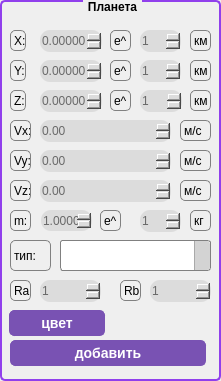
   <widget class="QGroupBox" name="groupBox_3">
    <property name="geometry">
     <rect>
      <x>10</x>
      <y>250</y>
      <width>221</width>
      <height>381</height>
     </rect>
    </property>
    <property name="font">
     <font>
      <bold>true</bold>
     </font>
    </property>
    <property name="styleSheet">
     <string notr="true">QGroupBox {
     background-color: qlineargradient(x1: 0, y1: 0, x2: 0, y2: 1,
                                       stop: 0 #E0E0E0, stop: 1 #FFFFFF);
     border: 2px solid rgb(144, 63, 236);
     border-radius: 5px;
     margin-top: 0ex; /* оставляем пространство вверху для заголовка */
 }

 QGroupBox::title {
     subcontrol-origin: margin;
     subcontrol-position: top center; /* помещаем вверху по центру */
     padding: 0 3px;
     background-color: qlineargradient(x1: 0, y1: 0, x2: 0, y2: 1,
                                       stop: 0 #FFOECE, stop: 1 #FFFFFF);
 }

/* QComboBox получает состояние &quot;on&quot; когда выпадающий список раскрыт */
 QComboBox:!editable:on, QComboBox::drop-down:editable:on {
     background-color: qlineargradient(x1: 0, y1: 0, x2: 0, y2: 1,
                                       stop: 0 #E0E0E0, stop: 1 #FFFFFF);
 }

 QComboBox:on { /* сдвиг текста когда выпадающий список раскрывается */
     padding-top: 3px;
     padding-left: 4px;
	background-color: qlineargradient(x1: 0, y1: 0, x2: 0, y2: 1,
                                       stop: 0 #E0E0E0, stop: 1 #FFFFFF);
 }

 QComboBox::drop-down {
     subcontrol-origin: padding;
     subcontrol-position: top right;
     width: 15px;

     border-left-width: 1px;
     border-left-color: darkgray;
     border-left-style: solid; /* только одна линия */
     border-top-right-radius: 3px; /* тот же радиус закругления что и у QComboBox */
     border-bottom-right-radius: 3px;
	background-color: qlineargradient(x1: 0, y1: 0, x2: 0, y2: 1,
                                       stop: 0 #E0E0E0, stop: 1 #FFFFFF);
 }</string>
    </property>
    <property name="title">
     <string>Планета</string>
    </property>
    <widget class="QLabel" name="label_6">
     <property name="geometry">
      <rect>
       <x>10</x>
       <y>30</y>
       <width>16</width>
       <height>21</height>
      </rect>
     </property>
     <property name="styleSheet">
      <string notr="true">QLabel {
     background-color: qlineargradient(x1: 0, y1: 0, x2: 0, y2: 1,
                                       stop: 0 #E0E0E0, stop: 1 #FFFFFF);
     border: 1px solid gray;
     border-radius: 5px;
     margin-top: 0ex; /* оставляем пространство вверху для заголовка */
 }</string>
     </property>
     <property name="text">
      <string>X:</string>
     </property>
    </widget>
    <widget class="QDoubleSpinBox" name="X_m">
     <property name="geometry">
      <rect>
       <x>40</x>
       <y>30</y>
       <width>62</width>
       <height>22</height>
      </rect>
     </property>
     <property name="styleSheet">
      <string notr="true">QDoubleSpinBox {
                              display: inline-block;
                              font-size: 12px;
                              cursor: pointer;
                              text-align: center;
                              text-decoration: none;
                              outline: none;
                              color: #696969;
                              background-color: #DCDCDC;
                              border: none;
                              border-radius: 10px;
                              box-shadow: 0 9px #999;
}</string>
     </property>
     <property name="decimals">
      <number>5</number>
     </property>
     <property name="minimum">
      <double>-99.000000000000000</double>
     </property>
    </widget>
    <widget class="QLabel" name="label_7">
     <property name="geometry">
      <rect>
       <x>110</x>
       <y>30</y>
       <width>21</width>
       <height>21</height>
      </rect>
     </property>
     <property name="styleSheet">
      <string notr="true">QLabel {
     background-color: qlineargradient(x1: 0, y1: 0, x2: 0, y2: 1,
                                       stop: 0 #E0E0E0, stop: 1 #FFFFFF);
     border: 1px solid gray;
     border-radius: 5px;
     margin-top: 0ex; /* оставляем пространство вверху для заголовка */
 }</string>
     </property>
     <property name="text">
      <string>e^</string>
     </property>
    </widget>
    <widget class="QSpinBox" name="X_m_E">
     <property name="geometry">
      <rect>
       <x>140</x>
       <y>30</y>
       <width>41</width>
       <height>22</height>
      </rect>
     </property>
     <property name="styleSheet">
      <string notr="true">QSpinBox {
                              display: inline-block;
                              font-size: 12px;
                              cursor: pointer;
                              text-align: center;
                              text-decoration: none;
                              outline: none;
                              color: #696969;
                              background-color: #DCDCDC;
                              border: none;
                              border-radius: 10px;
                              box-shadow: 0 9px #999;
}</string>
     </property>
     <property name="minimum">
      <number>1</number>
     </property>
    </widget>
    <widget class="QLabel" name="label_8">
     <property name="geometry">
      <rect>
       <x>190</x>
       <y>30</y>
       <width>21</width>
       <height>21</height>
      </rect>
     </property>
     <property name="styleSheet">
      <string notr="true">QLabel {
     background-color: qlineargradient(x1: 0, y1: 0, x2: 0, y2: 1,
                                       stop: 0 #E0E0E0, stop: 1 #FFFFFF);
     border: 1px solid gray;
     border-radius: 5px;
     margin-top: 0ex; /* оставляем пространство вверху для заголовка */
 }</string>
     </property>
     <property name="text">
      <string>км</string>
     </property>
    </widget>
    <widget class="QLabel" name="label_9">
     <property name="geometry">
      <rect>
       <x>10</x>
       <y>60</y>
       <width>16</width>
       <height>21</height>
      </rect>
     </property>
     <property name="styleSheet">
      <string notr="true">QLabel {
     background-color: qlineargradient(x1: 0, y1: 0, x2: 0, y2: 1,
                                       stop: 0 #E0E0E0, stop: 1 #FFFFFF);
     border: 1px solid gray;
     border-radius: 5px;
     margin-top: 0ex; /* оставляем пространство вверху для заголовка */
 }</string>
     </property>
     <property name="text">
      <string>Y:</string>
     </property>
    </widget>
    <widget class="QDoubleSpinBox" name="y_m">
     <property name="geometry">
      <rect>
       <x>40</x>
       <y>60</y>
       <width>62</width>
       <height>22</height>
      </rect>
     </property>
     <property name="styleSheet">
      <string notr="true">QDoubleSpinBox {
                              display: inline-block;
                              font-size: 12px;
                              cursor: pointer;
                              text-align: center;
                              text-decoration: none;
                              outline: none;
                              color: #696969;
                              background-color: #DCDCDC;
                              border: none;
                              border-radius: 10px;
                              box-shadow: 0 9px #999;
}</string>
     </property>
     <property name="decimals">
      <number>5</number>
     </property>
     <property name="minimum">
      <double>-99.000000000000000</double>
     </property>
    </widget>
    <widget class="QLabel" name="label_10">
     <property name="geometry">
      <rect>
       <x>110</x>
       <y>60</y>
       <width>21</width>
       <height>21</height>
      </rect>
     </property>
     <property name="styleSheet">
      <string notr="true">QLabel {
     background-color: qlineargradient(x1: 0, y1: 0, x2: 0, y2: 1,
                                       stop: 0 #E0E0E0, stop: 1 #FFFFFF);
     border: 1px solid gray;
     border-radius: 5px;
     margin-top: 0ex; /* оставляем пространство вверху для заголовка */
 }</string>
     </property>
     <property name="text">
      <string>e^</string>
     </property>
    </widget>
    <widget class="QSpinBox" name="y_m_e">
     <property name="geometry">
      <rect>
       <x>140</x>
       <y>60</y>
       <width>41</width>
       <height>22</height>
      </rect>
     </property>
     <property name="styleSheet">
      <string notr="true">QSpinBox {
                              display: inline-block;
                              font-size: 12px;
                              cursor: pointer;
                              text-align: center;
                              text-decoration: none;
                              outline: none;
                              color: #696969;
                              background-color: #DCDCDC;
                              border: none;
                              border-radius: 10px;
                              box-shadow: 0 9px #999;
}</string>
     </property>
     <property name="minimum">
      <number>1</number>
     </property>
    </widget>
    <widget class="QLabel" name="label_11">
     <property name="geometry">
      <rect>
       <x>190</x>
       <y>60</y>
       <width>21</width>
       <height>21</height>
      </rect>
     </property>
     <property name="styleSheet">
      <string notr="true">QLabel {
     background-color: qlineargradient(x1: 0, y1: 0, x2: 0, y2: 1,
                                       stop: 0 #E0E0E0, stop: 1 #FFFFFF);
     border: 1px solid gray;
     border-radius: 5px;
     margin-top: 0ex; /* оставляем пространство вверху для заголовка */
 }</string>
     </property>
     <property name="text">
      <string>км</string>
     </property>
    </widget>
    <widget class="QLabel" name="label_12">
     <property name="geometry">
      <rect>
       <x>10</x>
       <y>90</y>
       <width>16</width>
       <height>21</height>
      </rect>
     </property>
     <property name="styleSheet">
      <string notr="true">QLabel {
     background-color: qlineargradient(x1: 0, y1: 0, x2: 0, y2: 1,
                                       stop: 0 #E0E0E0, stop: 1 #FFFFFF);
     border: 1px solid gray;
     border-radius: 5px;
     margin-top: 0ex; /* оставляем пространство вверху для заголовка */
 }</string>
     </property>
     <property name="text">
      <string>Z:</string>
     </property>
    </widget>
    <widget class="QDoubleSpinBox" name="z_m">
     <property name="geometry">
      <rect>
       <x>40</x>
       <y>90</y>
       <width>62</width>
       <height>22</height>
      </rect>
     </property>
     <property name="styleSheet">
      <string notr="true">QDoubleSpinBox {
                              display: inline-block;
                              font-size: 12px;
                              cursor: pointer;
                              text-align: center;
                              text-decoration: none;
                              outline: none;
                              color: #696969;
                              background-color: #DCDCDC;
                              border: none;
                              border-radius: 10px;
                              box-shadow: 0 9px #999;
}</string>
     </property>
     <property name="decimals">
      <number>5</number>
     </property>
     <property name="minimum">
      <double>-99.000000000000000</double>
     </property>
    </widget>
    <widget class="QLabel" name="label_13">
     <property name="geometry">
      <rect>
       <x>110</x>
       <y>90</y>
       <width>21</width>
       <height>21</height>
      </rect>
     </property>
     <property name="styleSheet">
      <string notr="true">QLabel {
     background-color: qlineargradient(x1: 0, y1: 0, x2: 0, y2: 1,
                                       stop: 0 #E0E0E0, stop: 1 #FFFFFF);
     border: 1px solid gray;
     border-radius: 5px;
     margin-top: 0ex; /* оставляем пространство вверху для заголовка */
 }</string>
     </property>
     <property name="text">
      <string>e^</string>
     </property>
    </widget>
    <widget class="QSpinBox" name="z_m_e">
     <property name="geometry">
      <rect>
       <x>140</x>
       <y>90</y>
       <width>42</width>
       <height>22</height>
      </rect>
     </property>
     <property name="styleSheet">
      <string notr="true">QSpinBox {
                              display: inline-block;
                              font-size: 12px;
                              cursor: pointer;
                              text-align: center;
                              text-decoration: none;
                              outline: none;
                              color: #696969;
                              background-color: #DCDCDC;
                              border: none;
                              border-radius: 10px;
                              box-shadow: 0 9px #999;
}</string>
     </property>
     <property name="minimum">
      <number>1</number>
     </property>
    </widget>
    <widget class="QLabel" name="label_14">
     <property name="geometry">
      <rect>
       <x>190</x>
       <y>90</y>
       <width>21</width>
       <height>21</height>
      </rect>
     </property>
     <property name="styleSheet">
      <string notr="true">QLabel {
     background-color: qlineargradient(x1: 0, y1: 0, x2: 0, y2: 1,
                                       stop: 0 #E0E0E0, stop: 1 #FFFFFF);
     border: 1px solid gray;
     border-radius: 5px;
     margin-top: 0ex; /* оставляем пространство вверху для заголовка */
 }</string>
     </property>
     <property name="text">
      <string>км</string>
     </property>
    </widget>
    <widget class="QLabel" name="label_15">
     <property name="geometry">
      <rect>
       <x>10</x>
       <y>120</y>
       <width>21</width>
       <height>21</height>
      </rect>
     </property>
     <property name="styleSheet">
      <string notr="true">QLabel {
     background-color: qlineargradient(x1: 0, y1: 0, x2: 0, y2: 1,
                                       stop: 0 #E0E0E0, stop: 1 #FFFFFF);
     border: 1px solid gray;
     border-radius: 5px;
     margin-top: 0ex; /* оставляем пространство вверху для заголовка */
 }</string>
     </property>
     <property name="text">
      <string>Vx:</string>
     </property>
    </widget>
    <widget class="QDoubleSpinBox" name="Vx">
     <property name="geometry">
      <rect>
       <x>40</x>
       <y>120</y>
       <width>131</width>
       <height>22</height>
      </rect>
     </property>
     <property name="styleSheet">
      <string notr="true">QDoubleSpinBox {
                              display: inline-block;
                              font-size: 12px;
                              cursor: pointer;
                              text-align: center;
                              text-decoration: none;
                              outline: none;
                              color: #696969;
                              background-color: #DCDCDC;
                              border: none;
                              border-radius: 10px;
                              box-shadow: 0 9px #999;
}</string>
     </property>
     <property name="maximum">
      <double>1000000.989999999990687</double>
     </property>
    </widget>
    <widget class="QLabel" name="label_16">
     <property name="geometry">
      <rect>
       <x>10</x>
       <y>150</y>
       <width>21</width>
       <height>21</height>
      </rect>
     </property>
     <property name="styleSheet">
      <string notr="true">QLabel {
     background-color: qlineargradient(x1: 0, y1: 0, x2: 0, y2: 1,
                                       stop: 0 #E0E0E0, stop: 1 #FFFFFF);
     border: 1px solid gray;
     border-radius: 5px;
     margin-top: 0ex; /* оставляем пространство вверху для заголовка */
 }</string>
     </property>
     <property name="text">
      <string>Vy:</string>
     </property>
    </widget>
    <widget class="QDoubleSpinBox" name="Vy">
     <property name="geometry">
      <rect>
       <x>40</x>
       <y>150</y>
       <width>131</width>
       <height>22</height>
      </rect>
     </property>
     <property name="styleSheet">
      <string notr="true">QDoubleSpinBox {
                              display: inline-block;
                              font-size: 12px;
                              cursor: pointer;
                              text-align: center;
                              text-decoration: none;
                              outline: none;
                              color: #696969;
                              background-color: #DCDCDC;
                              border: none;
                              border-radius: 10px;
                              box-shadow: 0 9px #999;
}</string>
     </property>
     <property name="maximum">
      <double>1000000.989999999990687</double>
     </property>
    </widget>
    <widget class="QLabel" name="label_17">
     <property name="geometry">
      <rect>
       <x>10</x>
       <y>180</y>
       <width>21</width>
       <height>21</height>
      </rect>
     </property>
     <property name="styleSheet">
      <string notr="true">QLabel {
     background-color: qlineargradient(x1: 0, y1: 0, x2: 0, y2: 1,
                                       stop: 0 #E0E0E0, stop: 1 #FFFFFF);
     border: 1px solid gray;
     border-radius: 5px;
     margin-top: 0ex; /* оставляем пространство вверху для заголовка */
 }</string>
     </property>
     <property name="text">
      <string>Vz:</string>
     </property>
    </widget>
    <widget class="QDoubleSpinBox" name="Vz">
     <property name="geometry">
      <rect>
       <x>40</x>
       <y>180</y>
       <width>131</width>
       <height>22</height>
      </rect>
     </property>
     <property name="styleSheet">
      <string notr="true">QDoubleSpinBox {
                              display: inline-block;
                              font-size: 12px;
                              cursor: pointer;
                              text-align: center;
                              text-decoration: none;
                              outline: none;
                              color: #696969;
                              background-color: #DCDCDC;
                              border: none;
                              border-radius: 10px;
                              box-shadow: 0 9px #999;
}</string>
     </property>
     <property name="maximum">
      <double>1000000.989999999990687</double>
     </property>
    </widget>
    <widget class="QLabel" name="label_18">
     <property name="geometry">
      <rect>
       <x>10</x>
       <y>210</y>
       <width>21</width>
       <height>21</height>
      </rect>
     </property>
     <property name="styleSheet">
      <string notr="true">QLabel {
     background-color: qlineargradient(x1: 0, y1: 0, x2: 0, y2: 1,
                                       stop: 0 #E0E0E0, stop: 1 #FFFFFF);
     border: 1px solid gray;
     border-radius: 5px;
     margin-top: 0ex; /* оставляем пространство вверху для заголовка */
 }</string>
     </property>
     <property name="text">
      <string>m:</string>
     </property>
    </widget>
    <widget class="QDoubleSpinBox" name="planet_m">
     <property name="geometry">
      <rect>
       <x>41</x>
       <y>210</y>
       <width>51</width>
       <height>21</height>
      </rect>
     </property>
     <property name="styleSheet">
      <string notr="true">QDoubleSpinBox {
                              display: inline-block;
                              font-size: 12px;
                              cursor: pointer;
                              text-align: center;
                              text-decoration: none;
                              outline: none;
                              color: #696969;
                              background-color: #DCDCDC;
                              border: none;
                              border-radius: 10px;
                              box-shadow: 0 9px #999;
}</string>
     </property>
     <property name="decimals">
      <number>5</number>
     </property>
     <property name="minimum">
      <double>1.000000000000000</double>
     </property>
    </widget>
    <widget class="QLabel" name="label_19">
     <property name="geometry">
      <rect>
       <x>100</x>
       <y>210</y>
       <width>21</width>
       <height>21</height>
      </rect>
     </property>
     <property name="styleSheet">
      <string notr="true">QLabel {
     background-color: qlineargradient(x1: 0, y1: 0, x2: 0, y2: 1,
                                       stop: 0 #E0E0E0, stop: 1 #FFFFFF);
     border: 1px solid gray;
     border-radius: 5px;
     margin-top: 0ex; /* оставляем пространство вверху для заголовка */
 }</string>
     </property>
     <property name="text">
      <string>e^</string>
     </property>
    </widget>
    <widget class="QSpinBox" name="planet_m_e">
     <property name="geometry">
      <rect>
       <x>140</x>
       <y>210</y>
       <width>41</width>
       <height>22</height>
      </rect>
     </property>
     <property name="styleSheet">
      <string notr="true">QSpinBox {
                              display: inline-block;
                              font-size: 12px;
                              cursor: pointer;
                              text-align: center;
                              text-decoration: none;
                              outline: none;
                              color: #696969;
                              background-color: #DCDCDC;
                              border: none;
                              border-radius: 10px;
                              box-shadow: 0 9px #999;
}</string>
     </property>
     <property name="minimum">
      <number>1</number>
     </property>
    </widget>
    <widget class="QLabel" name="label_20">
     <property name="geometry">
      <rect>
       <x>190</x>
       <y>210</y>
       <width>21</width>
       <height>21</height>
      </rect>
     </property>
     <property name="styleSheet">
      <string notr="true">QLabel {
     background-color: qlineargradient(x1: 0, y1: 0, x2: 0, y2: 1,
                                       stop: 0 #E0E0E0, stop: 1 #FFFFFF);
     border: 1px solid gray;
     border-radius: 5px;
     margin-top: 0ex; /* оставляем пространство вверху для заголовка */
 }</string>
     </property>
     <property name="text">
      <string>кг</string>
     </property>
    </widget>
    <widget class="QLabel" name="label_21">
     <property name="geometry">
      <rect>
       <x>10</x>
       <y>280</y>
       <width>21</width>
       <height>21</height>
      </rect>
     </property>
     <property name="styleSheet">
      <string notr="true">QLabel {
     background-color: qlineargradient(x1: 0, y1: 0, x2: 0, y2: 1,
                                       stop: 0 #E0E0E0, stop: 1 #FFFFFF);
     border: 1px solid gray;
     border-radius: 5px;
     margin-top: 0ex; /* оставляем пространство вверху для заголовка */
 }</string>
     </property>
     <property name="text">
      <string>Ra:</string>
     </property>
    </widget>
    <widget class="QSpinBox" name="planet_r">
     <property name="geometry">
      <rect>
       <x>40</x>
       <y>280</y>
       <width>61</width>
       <height>22</height>
      </rect>
     </property>
     <property name="styleSheet">
      <string notr="true">QSpinBox {
                              display: inline-block;
                              font-size: 12px;
                              cursor: pointer;
                              text-align: center;
                              text-decoration: none;
                              outline: none;
                              color: #696969;
                              background-color: #DCDCDC;
                              border: none;
                              border-radius: 10px;
                              box-shadow: 0 9px #999;
}</string>
     </property>
     <property name="minimum">
      <number>1</number>
     </property>
     <property name="maximum">
      <number>140</number>
     </property>
    </widget>
    <widget class="QPushButton" name="pushButton">
     <property name="geometry">
      <rect>
       <x>10</x>
       <y>340</y>
       <width>211</width>
       <height>41</height>
      </rect>
     </property>
     <property name="styleSheet">
      <string notr="true">QPushButton {
	padding: 0 15px;
	margin: 0 15px 15px 0;
	outline: none;
	border: 1px solid #7952b3;  
	border-radius: 5px;
	height: 38px;
	line-height: 38px;
	font-size: 14px;
	font-weight: 600;
	text-decoration: none;
	color: #fff;
	background-color: #7952b3;
}
QPushButton:flat {
    border: true; 
}
QPushButton:pressed {
	background-color: #61428f;
	border-color: #61428f;
}
QPushButton:disabled {
	opacity: 0.65;
}</string>
     </property>
     <property name="text">
      <string>добавить</string>
     </property>
    </widget>
    <widget class="QComboBox" name="comboBox">
     <property name="geometry">
      <rect>
       <x>60</x>
       <y>240</y>
       <width>151</width>
       <height>31</height>
      </rect>
     </property>
     <property name="styleSheet">
      <string notr="true">QComboBox {
     border: 1px solid gray;
     border-radius: 3px;
     padding: 1px 18px 1px 3px;
     min-width: 6em;
 }

 QComboBox:editable {
     background: white;
 }

 QComboBox:!editable, QComboBox::drop-down:editable {
      background: qlineargradient(x1: 0, y1: 0, x2: 0, y2: 1,
                                  stop: 0 #E1E1E1, stop: 0.4 #DDDDDD,
                                  stop: 0.5 #D8D8D8, stop: 1.0 #D3D3D3);
 }

 /* QComboBox получает состояние &quot;on&quot; когда выпадающий список раскрыт */
 QComboBox:!editable:on, QComboBox::drop-down:editable:on {
     background: qlineargradient(x1: 0, y1: 0, x2: 0, y2: 1,
                                 stop: 0 #D3D3D3, stop: 0.4 #D8D8D8,
                                 stop: 0.5 #DDDDDD, stop: 1.0 #E1E1E1);
 }

 QComboBox:on { /* сдвиг текста когда выпадающий список раскрывается */
     padding-top: 3px;
     padding-left: 4px;
	background-color: lightgray;
 }

 QComboBox::drop-down {
     subcontrol-origin: padding;
     subcontrol-position: top right;
     width: 15px;

     border-left-width: 1px;
     border-left-color: darkgray;
     border-left-style: solid; /* только одна линия */
     border-top-right-radius: 3px; /* тот же радиус закругления что и у QComboBox */
     border-bottom-right-radius: 3px;
	background-color: lightgray;
 }

 QComboBox::down-arrow {
     image: url(/usr/share/icons/crystalsvg/16x16/actions/1downarrow.png);
 }

 QComboBox::down-arrow:on { /* сдвиг стрелки когда выпадающий список раскрывается */
     top: 1px;
     left: 1px;
	
 }

 QComboBox QAbstractItemView {
     border: 2px solid darkgray;
     selection-background-color: rgb(139, 76, 205);
	background-color: lightgray;
 }</string>
     </property>
    </widget>
    <widget class="QLabel" name="label_22">
     <property name="geometry">
      <rect>
       <x>10</x>
       <y>240</y>
       <width>41</width>
       <height>31</height>
      </rect>
     </property>
     <property name="styleSheet">
      <string notr="true">QLabel {
     background-color: qlineargradient(x1: 0, y1: 0, x2: 0, y2: 1,
                                       stop: 0 #E0E0E0, stop: 1 #FFFFFF);
     border: 1px solid gray;
     border-radius: 5px;
     margin-top: 0ex; /* оставляем пространство вверху для заголовка */
 }</string>
     </property>
     <property name="text">
      <string>тип:</string>
     </property>
    </widget>
    <widget class="QLabel" name="label_23">
     <property name="geometry">
      <rect>
       <x>120</x>
       <y>280</y>
       <width>21</width>
       <height>21</height>
      </rect>
     </property>
     <property name="styleSheet">
      <string notr="true">QLabel {
     background-color: qlineargradient(x1: 0, y1: 0, x2: 0, y2: 1,
                                       stop: 0 #E0E0E0, stop: 1 #FFFFFF);
     border: 1px solid gray;
     border-radius: 5px;
     margin-top: 0ex; /* оставляем пространство вверху для заголовка */
 }</string>
     </property>
     <property name="text">
      <string>Rb:</string>
     </property>
    </widget>
    <widget class="QSpinBox" name="planet_r_2">
     <property name="geometry">
      <rect>
       <x>150</x>
       <y>280</y>
       <width>61</width>
       <height>22</height>
      </rect>
     </property>
     <property name="styleSheet">
      <string notr="true">QSpinBox {
                              display: inline-block;
                              font-size: 12px;
                              cursor: pointer;
                              text-align: center;
                              text-decoration: none;
                              outline: none;
                              color: #696969;
                              background-color: #DCDCDC;
                              border: none;
                              border-radius: 10px;
                              box-shadow: 0 9px #999;
}</string>
     </property>
     <property name="minimum">
      <number>1</number>
     </property>
     <property name="maximum">
      <number>140</number>
     </property>
    </widget>
    <widget class="QLabel" name="label_24">
     <property name="geometry">
      <rect>
       <x>180</x>
       <y>180</y>
       <width>31</width>
       <height>21</height>
      </rect>
     </property>
     <property name="styleSheet">
      <string notr="true">QLabel {
     background-color: qlineargradient(x1: 0, y1: 0, x2: 0, y2: 1,
                                       stop: 0 #E0E0E0, stop: 1 #FFFFFF);
     border: 1px solid gray;
     border-radius: 5px;
     margin-top: 0ex; /* оставляем пространство вверху для заголовка */
 }</string>
     </property>
     <property name="text">
      <string>м/с</string>
     </property>
    </widget>
    <widget class="QLabel" name="label_25">
     <property name="geometry">
      <rect>
       <x>180</x>
       <y>150</y>
       <width>31</width>
       <height>21</height>
      </rect>
     </property>
     <property name="styleSheet">
      <string notr="true">QLabel {
     background-color: qlineargradient(x1: 0, y1: 0, x2: 0, y2: 1,
                                       stop: 0 #E0E0E0, stop: 1 #FFFFFF);
     border: 1px solid gray;
     border-radius: 5px;
     margin-top: 0ex; /* оставляем пространство вверху для заголовка */
 }</string>
     </property>
     <property name="text">
      <string>м/с</string>
     </property>
    </widget>
    <widget class="QLabel" name="label_26">
     <property name="geometry">
      <rect>
       <x>180</x>
       <y>120</y>
       <width>31</width>
       <height>21</height>
      </rect>
     </property>
     <property name="styleSheet">
      <string notr="true">QLabel {
     background-color: qlineargradient(x1: 0, y1: 0, x2: 0, y2: 1,
                                       stop: 0 #E0E0E0, stop: 1 #FFFFFF);
     border: 1px solid gray;
     border-radius: 5px;
     margin-top: 0ex; /* оставляем пространство вверху для заголовка */
 }</string>
     </property>
     <property name="text">
      <string>м/с</string>
     </property>
    </widget>
    <widget class="QPushButton" name="color_p">
     <property name="geometry">
      <rect>
       <x>9</x>
       <y>310</y>
       <width>111</width>
       <height>41</height>
      </rect>
     </property>
     <property name="styleSheet">
      <string notr="true">QPushButton {
	padding: 0 15px;
	margin: 0 15px 15px 0;
	outline: none;
	border: 1px solid #7952b3;  
	border-radius: 5px;
	height: 38px;
	line-height: 38px;
	font-size: 14px;
	font-weight: 600;
	text-decoration: none;
	color: #fff;
	background-color: #7952b3;
}
QPushButton:flat {
    border: true; 
}
QPushButton:pressed {
	background-color: #61428f;
	border-color: #61428f;
}
QPushButton:disabled {
	opacity: 0.65;
}</string>
     </property>
     <property name="text">
      <string>цвет</string>
     </property>
    </widget>
    <widget class="QLabel" name="color_l">
     <property name="geometry">
      <rect>
       <x>130</x>
       <y>315</y>
       <width>71</width>
       <height>21</height>
      </rect>
     </property>
     <property name="text">
      <string/>
     </property>
    </widget>
   </widget>
